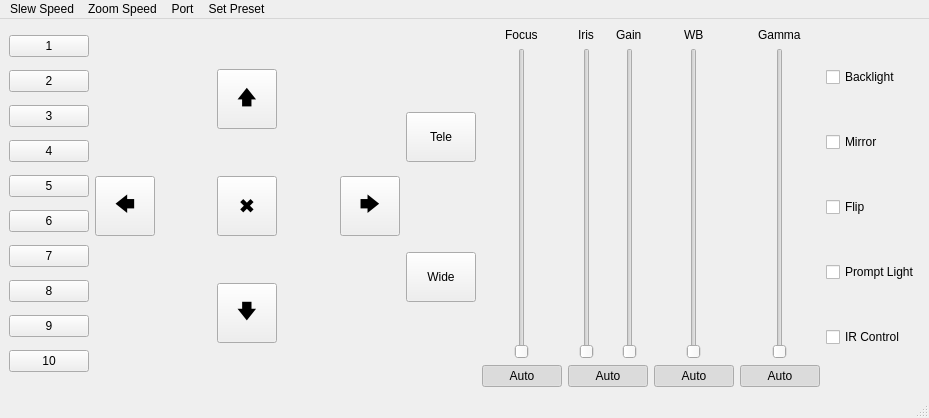
<?xml version="1.0" encoding="UTF-8"?>
<ui version="4.0">
 <class>MainWindow</class>
 <widget class="QMainWindow" name="MainWindow">
  <property name="geometry">
   <rect>
    <x>0</x>
    <y>0</y>
    <width>929</width>
    <height>418</height>
   </rect>
  </property>
  <property name="windowTitle">
   <string>Camera Control</string>
  </property>
  <widget class="QWidget" name="centralwidget">
   <layout class="QHBoxLayout" name="horizontalLayout">
    <item>
     <layout class="QVBoxLayout" name="presetLayout">
      <item>
       <widget class="QPushButton" name="preset1">
        <property name="toolTip">
         <string>Recall Preset 1</string>
        </property>
        <property name="text">
         <string>1</string>
        </property>
       </widget>
      </item>
      <item>
       <widget class="QPushButton" name="preset2">
        <property name="toolTip">
         <string>Recall Preset 2</string>
        </property>
        <property name="text">
         <string>2</string>
        </property>
       </widget>
      </item>
      <item>
       <widget class="QPushButton" name="preset3">
        <property name="toolTip">
         <string>Recall Preset 3</string>
        </property>
        <property name="text">
         <string>3</string>
        </property>
       </widget>
      </item>
      <item>
       <widget class="QPushButton" name="preset4">
        <property name="toolTip">
         <string>Recall Preset 4</string>
        </property>
        <property name="text">
         <string>4</string>
        </property>
       </widget>
      </item>
      <item>
       <widget class="QPushButton" name="preset5">
        <property name="toolTip">
         <string>Recall Preset 5</string>
        </property>
        <property name="text">
         <string>5</string>
        </property>
       </widget>
      </item>
      <item>
       <widget class="QPushButton" name="preset6">
        <property name="toolTip">
         <string>Recall Preset 6</string>
        </property>
        <property name="text">
         <string>6</string>
        </property>
       </widget>
      </item>
      <item>
       <widget class="QPushButton" name="preset7">
        <property name="toolTip">
         <string>Recall Preset 7</string>
        </property>
        <property name="text">
         <string>7</string>
        </property>
       </widget>
      </item>
      <item>
       <widget class="QPushButton" name="preset8">
        <property name="toolTip">
         <string>Recall Preset 8</string>
        </property>
        <property name="text">
         <string>8</string>
        </property>
       </widget>
      </item>
      <item>
       <widget class="QPushButton" name="preset9">
        <property name="toolTip">
         <string>Recall Preset 9</string>
        </property>
        <property name="text">
         <string>9</string>
        </property>
       </widget>
      </item>
      <item>
       <widget class="QPushButton" name="preset10">
        <property name="toolTip">
         <string>Recall Preset 10</string>
        </property>
        <property name="text">
         <string>10</string>
        </property>
       </widget>
      </item>
     </layout>
    </item>
    <item>
     <layout class="QGridLayout" name="slewLayout">
      <item row="0" column="1" alignment="Qt::AlignHCenter">
       <widget class="QPushButton" name="upbutton">
        <property name="sizePolicy">
         <sizepolicy hsizetype="Fixed" vsizetype="Fixed">
          <horstretch>10</horstretch>
          <verstretch>0</verstretch>
         </sizepolicy>
        </property>
        <property name="minimumSize">
         <size>
          <width>60</width>
          <height>60</height>
         </size>
        </property>
        <property name="maximumSize">
         <size>
          <width>60</width>
          <height>60</height>
         </size>
        </property>
        <property name="font">
         <font>
          <pointsize>15</pointsize>
         </font>
        </property>
        <property name="toolTip">
         <string>Slew Up</string>
        </property>
        <property name="text">
         <string>🡅</string>
        </property>
       </widget>
      </item>
      <item row="1" column="0" alignment="Qt::AlignHCenter">
       <widget class="QPushButton" name="leftbutton">
        <property name="minimumSize">
         <size>
          <width>60</width>
          <height>60</height>
         </size>
        </property>
        <property name="maximumSize">
         <size>
          <width>60</width>
          <height>60</height>
         </size>
        </property>
        <property name="font">
         <font>
          <pointsize>15</pointsize>
         </font>
        </property>
        <property name="toolTip">
         <string>Slew left</string>
        </property>
        <property name="text">
         <string>🡄</string>
        </property>
       </widget>
      </item>
      <item row="1" column="1" alignment="Qt::AlignHCenter">
       <widget class="QPushButton" name="resetbutton">
        <property name="minimumSize">
         <size>
          <width>60</width>
          <height>60</height>
         </size>
        </property>
        <property name="maximumSize">
         <size>
          <width>60</width>
          <height>60</height>
         </size>
        </property>
        <property name="font">
         <font>
          <pointsize>15</pointsize>
         </font>
        </property>
        <property name="toolTip">
         <string>Center and Rehome Servos</string>
        </property>
        <property name="text">
         <string>✖</string>
        </property>
       </widget>
      </item>
      <item row="2" column="1" alignment="Qt::AlignHCenter">
       <widget class="QPushButton" name="downbutton">
        <property name="minimumSize">
         <size>
          <width>60</width>
          <height>60</height>
         </size>
        </property>
        <property name="maximumSize">
         <size>
          <width>60</width>
          <height>60</height>
         </size>
        </property>
        <property name="font">
         <font>
          <pointsize>15</pointsize>
         </font>
        </property>
        <property name="toolTip">
         <string>Slew Down</string>
        </property>
        <property name="text">
         <string>🡇</string>
        </property>
       </widget>
      </item>
      <item row="1" column="2" alignment="Qt::AlignHCenter">
       <widget class="QPushButton" name="rightbutton">
        <property name="minimumSize">
         <size>
          <width>60</width>
          <height>60</height>
         </size>
        </property>
        <property name="maximumSize">
         <size>
          <width>60</width>
          <height>60</height>
         </size>
        </property>
        <property name="font">
         <font>
          <pointsize>15</pointsize>
         </font>
        </property>
        <property name="toolTip">
         <string>Slew Right</string>
        </property>
        <property name="text">
         <string>🡆</string>
        </property>
       </widget>
      </item>
     </layout>
    </item>
    <item>
     <layout class="QVBoxLayout" name="zoomLayout">
      <item alignment="Qt::AlignHCenter">
       <widget class="QPushButton" name="telebutton">
        <property name="minimumSize">
         <size>
          <width>70</width>
          <height>50</height>
         </size>
        </property>
        <property name="maximumSize">
         <size>
          <width>70</width>
          <height>50</height>
         </size>
        </property>
        <property name="toolTip">
         <string>Zoom Telephoto</string>
        </property>
        <property name="text">
         <string>Tele</string>
        </property>
       </widget>
      </item>
      <item>
       <widget class="QPushButton" name="widebutton">
        <property name="minimumSize">
         <size>
          <width>70</width>
          <height>50</height>
         </size>
        </property>
        <property name="maximumSize">
         <size>
          <width>70</width>
          <height>50</height>
         </size>
        </property>
        <property name="toolTip">
         <string>Zoom Wide</string>
        </property>
        <property name="text">
         <string>Wide</string>
        </property>
       </widget>
      </item>
     </layout>
    </item>
    <item>
     <layout class="QGridLayout" name="controlsLayout">
      <item row="1" column="3" alignment="Qt::AlignHCenter">
       <widget class="QSlider" name="wbslider">
        <property name="enabled">
         <bool>false</bool>
        </property>
        <property name="orientation">
         <enum>Qt::Vertical</enum>
        </property>
       </widget>
      </item>
      <item row="0" column="3" alignment="Qt::AlignHCenter">
       <widget class="QLabel" name="wblabel">
        <property name="text">
         <string>WB</string>
        </property>
       </widget>
      </item>
      <item row="2" column="3" alignment="Qt::AlignHCenter">
       <widget class="QPushButton" name="wbauto">
        <property name="text">
         <string>Auto</string>
        </property>
        <property name="checkable">
         <bool>true</bool>
        </property>
        <property name="checked">
         <bool>true</bool>
        </property>
       </widget>
      </item>
      <item row="1" column="1" alignment="Qt::AlignHCenter">
       <widget class="QSlider" name="irisslider">
        <property name="enabled">
         <bool>false</bool>
        </property>
        <property name="maximum">
         <number>50</number>
        </property>
        <property name="orientation">
         <enum>Qt::Vertical</enum>
        </property>
       </widget>
      </item>
      <item row="1" column="2" alignment="Qt::AlignHCenter">
       <widget class="QSlider" name="gainslider">
        <property name="enabled">
         <bool>false</bool>
        </property>
        <property name="minimum">
         <number>12</number>
        </property>
        <property name="maximum">
         <number>22</number>
        </property>
        <property name="pageStep">
         <number>3</number>
        </property>
        <property name="orientation">
         <enum>Qt::Vertical</enum>
        </property>
       </widget>
      </item>
      <item row="2" column="0" alignment="Qt::AlignHCenter">
       <widget class="QPushButton" name="focusauto">
        <property name="text">
         <string>Auto</string>
        </property>
        <property name="checkable">
         <bool>true</bool>
        </property>
        <property name="checked">
         <bool>true</bool>
        </property>
       </widget>
      </item>
      <item row="2" column="1" colspan="2">
       <widget class="QPushButton" name="exposureauto">
        <property name="text">
         <string>Auto</string>
        </property>
        <property name="checkable">
         <bool>true</bool>
        </property>
        <property name="checked">
         <bool>true</bool>
        </property>
       </widget>
      </item>
      <item row="1" column="0" alignment="Qt::AlignHCenter">
       <widget class="QSlider" name="focusslider">
        <property name="enabled">
         <bool>false</bool>
        </property>
        <property name="maximum">
         <number>65024</number>
        </property>
        <property name="singleStep">
         <number>100</number>
        </property>
        <property name="pageStep">
         <number>500</number>
        </property>
        <property name="orientation">
         <enum>Qt::Vertical</enum>
        </property>
       </widget>
      </item>
      <item row="0" column="0" alignment="Qt::AlignHCenter">
       <widget class="QLabel" name="focuslabel">
        <property name="enabled">
         <bool>true</bool>
        </property>
        <property name="text">
         <string>Focus</string>
        </property>
       </widget>
      </item>
      <item row="0" column="2" alignment="Qt::AlignHCenter">
       <widget class="QLabel" name="gainlabel">
        <property name="text">
         <string>Gain</string>
        </property>
       </widget>
      </item>
      <item row="0" column="1" alignment="Qt::AlignHCenter">
       <widget class="QLabel" name="irislabel">
        <property name="text">
         <string>Iris</string>
        </property>
       </widget>
      </item>
      <item row="0" column="4" alignment="Qt::AlignHCenter">
       <widget class="QLabel" name="gammalabel">
        <property name="text">
         <string>Gamma</string>
        </property>
       </widget>
      </item>
      <item row="1" column="4" alignment="Qt::AlignHCenter">
       <widget class="QSlider" name="gammaslider">
        <property name="enabled">
         <bool>false</bool>
        </property>
        <property name="maximum">
         <number>7</number>
        </property>
        <property name="pageStep">
         <number>1</number>
        </property>
        <property name="orientation">
         <enum>Qt::Vertical</enum>
        </property>
       </widget>
      </item>
      <item row="2" column="4" alignment="Qt::AlignHCenter">
       <widget class="QPushButton" name="gammaauto">
        <property name="text">
         <string>Auto</string>
        </property>
        <property name="checkable">
         <bool>true</bool>
        </property>
        <property name="checked">
         <bool>true</bool>
        </property>
       </widget>
      </item>
     </layout>
    </item>
    <item>
     <layout class="QVBoxLayout" name="togglesLayout">
      <item>
       <widget class="QCheckBox" name="backlightbox">
        <property name="text">
         <string>Backlight</string>
        </property>
       </widget>
      </item>
      <item>
       <widget class="QCheckBox" name="mirrorbox">
        <property name="text">
         <string>Mirror</string>
        </property>
       </widget>
      </item>
      <item>
       <widget class="QCheckBox" name="flipbox">
        <property name="text">
         <string>Flip</string>
        </property>
       </widget>
      </item>
      <item>
       <widget class="QCheckBox" name="promptbox">
        <property name="text">
         <string>Prompt Light</string>
        </property>
       </widget>
      </item>
      <item>
       <widget class="QCheckBox" name="irctlbox">
        <property name="text">
         <string>IR Control</string>
        </property>
       </widget>
      </item>
     </layout>
    </item>
   </layout>
  </widget>
  <widget class="QMenuBar" name="menubar">
   <property name="geometry">
    <rect>
     <x>0</x>
     <y>0</y>
     <width>929</width>
     <height>26</height>
    </rect>
   </property>
   <widget class="QMenu" name="menuSpeed">
    <property name="title">
     <string>Slew Speed</string>
    </property>
    <addaction name="slews1"/>
    <addaction name="slews3"/>
    <addaction name="slews5"/>
    <addaction name="slews7"/>
    <addaction name="slews9"/>
    <addaction name="slews11"/>
    <addaction name="slews13"/>
    <addaction name="slews15"/>
   </widget>
   <widget class="QMenu" name="menuPort">
    <property name="title">
     <string>Port</string>
    </property>
   </widget>
   <widget class="QMenu" name="menuSet_Preset">
    <property name="title">
     <string>Set Preset</string>
    </property>
    <addaction name="spreset1"/>
    <addaction name="spreset2"/>
    <addaction name="spreset3"/>
    <addaction name="spreset4"/>
    <addaction name="spreset5"/>
    <addaction name="spreset6"/>
    <addaction name="spreset7"/>
    <addaction name="spreset8"/>
    <addaction name="spreset9"/>
    <addaction name="spreset10"/>
   </widget>
   <widget class="QMenu" name="menuZoom_Speed">
    <property name="title">
     <string>Zoom Speed</string>
    </property>
    <addaction name="zoomslow"/>
    <addaction name="zoomfast"/>
   </widget>
   <addaction name="menuSpeed"/>
   <addaction name="menuZoom_Speed"/>
   <addaction name="menuPort"/>
   <addaction name="menuSet_Preset"/>
  </widget>
  <widget class="QStatusBar" name="statusbar">
   <property name="enabled">
    <bool>true</bool>
   </property>
  </widget>
  <action name="slews1">
   <property name="checkable">
    <bool>true</bool>
   </property>
   <property name="text">
    <string>1</string>
   </property>
  </action>
  <action name="slews3">
   <property name="checkable">
    <bool>true</bool>
   </property>
   <property name="checked">
    <bool>false</bool>
   </property>
   <property name="text">
    <string>3</string>
   </property>
  </action>
  <action name="slews5">
   <property name="checkable">
    <bool>true</bool>
   </property>
   <property name="text">
    <string>5</string>
   </property>
  </action>
  <action name="slews7">
   <property name="checkable">
    <bool>true</bool>
   </property>
   <property name="text">
    <string>7</string>
   </property>
  </action>
  <action name="slews9">
   <property name="checkable">
    <bool>true</bool>
   </property>
   <property name="text">
    <string>9</string>
   </property>
  </action>
  <action name="slews11">
   <property name="checkable">
    <bool>true</bool>
   </property>
   <property name="text">
    <string>11</string>
   </property>
  </action>
  <action name="slews13">
   <property name="checkable">
    <bool>true</bool>
   </property>
   <property name="text">
    <string>13</string>
   </property>
  </action>
  <action name="slews15">
   <property name="checkable">
    <bool>true</bool>
   </property>
   <property name="text">
    <string>15</string>
   </property>
  </action>
  <action name="spreset1">
   <property name="text">
    <string>1</string>
   </property>
  </action>
  <action name="spreset2">
   <property name="text">
    <string>2</string>
   </property>
  </action>
  <action name="spreset3">
   <property name="text">
    <string>3</string>
   </property>
  </action>
  <action name="spreset4">
   <property name="text">
    <string>4</string>
   </property>
  </action>
  <action name="spreset5">
   <property name="text">
    <string>5</string>
   </property>
  </action>
  <action name="spreset6">
   <property name="text">
    <string>6</string>
   </property>
  </action>
  <action name="spreset7">
   <property name="text">
    <string>7</string>
   </property>
  </action>
  <action name="spreset8">
   <property name="text">
    <string>8</string>
   </property>
  </action>
  <action name="spreset9">
   <property name="text">
    <string>9</string>
   </property>
  </action>
  <action name="spreset10">
   <property name="text">
    <string>10</string>
   </property>
  </action>
  <action name="zoomslow">
   <property name="checkable">
    <bool>true</bool>
   </property>
   <property name="text">
    <string>Low</string>
   </property>
  </action>
  <action name="zoomfast">
   <property name="checkable">
    <bool>true</bool>
   </property>
   <property name="text">
    <string>High</string>
   </property>
  </action>
  <action name="actionCOM1">
   <property name="text">
    <string>COM1</string>
   </property>
  </action>
  <action name="actionCOM2">
   <property name="text">
    <string>COM2</string>
   </property>
  </action>
 </widget>
 <resources/>
 <connections/>
</ui>
